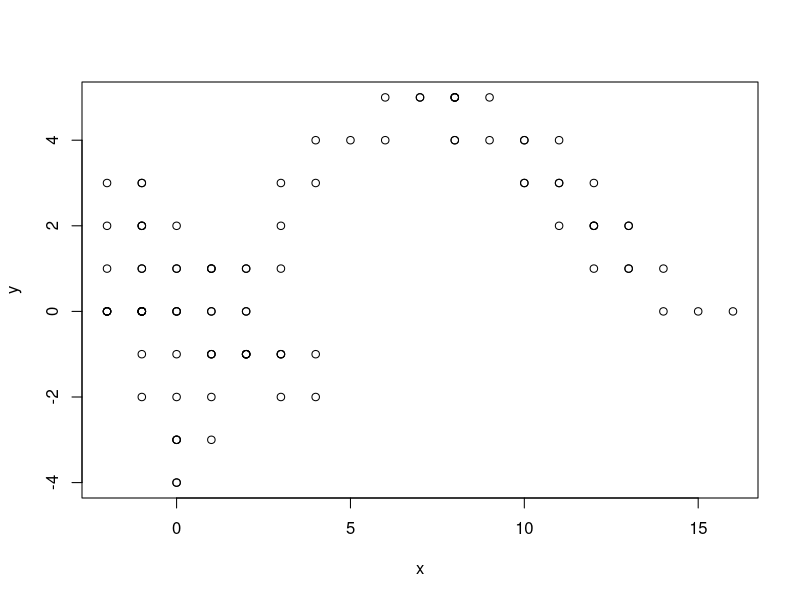

Generate this figure with R:
## ---- chunk 1
knitr::opts_chunk$set(echo = TRUE)
## ---- chunk 2
x <- c(0)
y <- c(0)
for( i in c(1:100)){
  d <- runif(1)
  s <- round(runif(1))
  if( d <= 0.5 ) {
    x <- c( x, x[i]+(-1)^s )
    y <- c( y, y[i] )
  }
  else {
    x <- c( x, x[i] )
    y <- c( y, y[i]+(-1)^s )
  }
}

## ---- chunk 3
str(x)
str(y)
## ---- chunk 4
plot(x,y)
